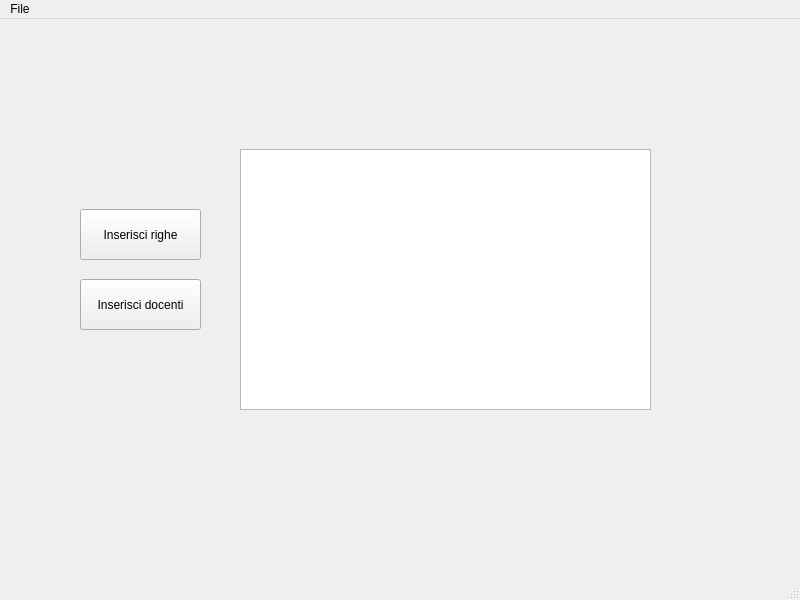
<?xml version="1.0" encoding="UTF-8"?>
<ui version="4.0">
 <class>MainWindow</class>
 <widget class="QMainWindow" name="MainWindow">
  <property name="geometry">
   <rect>
    <x>0</x>
    <y>0</y>
    <width>800</width>
    <height>600</height>
   </rect>
  </property>
  <property name="windowTitle">
   <string>MainWindow</string>
  </property>
  <widget class="QWidget" name="centralwidget">
   <widget class="QTableWidget" name="table1">
    <property name="geometry">
     <rect>
      <x>240</x>
      <y>130</y>
      <width>411</width>
      <height>261</height>
     </rect>
    </property>
   </widget>
   <widget class="QPushButton" name="push0">
    <property name="geometry">
     <rect>
      <x>80</x>
      <y>190</y>
      <width>121</width>
      <height>51</height>
     </rect>
    </property>
    <property name="text">
     <string>Inserisci righe</string>
    </property>
   </widget>
   <widget class="QPushButton" name="push1">
    <property name="geometry">
     <rect>
      <x>80</x>
      <y>260</y>
      <width>121</width>
      <height>51</height>
     </rect>
    </property>
    <property name="text">
     <string>Inserisci docenti</string>
    </property>
   </widget>
  </widget>
  <widget class="QMenuBar" name="menubar">
   <property name="geometry">
    <rect>
     <x>0</x>
     <y>0</y>
     <width>800</width>
     <height>22</height>
    </rect>
   </property>
   <widget class="QMenu" name="menuFile">
    <property name="title">
     <string>File</string>
    </property>
    <addaction name="actionOpen_file"/>
    <addaction name="actionOpen_project"/>
    <addaction name="actionNew_file"/>
    <addaction name="actionSave"/>
   </widget>
   <addaction name="menuFile"/>
  </widget>
  <widget class="QStatusBar" name="statusbar"/>
  <action name="actionOpen_file">
   <property name="text">
    <string>Open file</string>
   </property>
  </action>
  <action name="actionOpen_project">
   <property name="text">
    <string>Open project</string>
   </property>
  </action>
  <action name="actionNew_file">
   <property name="text">
    <string>New file</string>
   </property>
  </action>
  <action name="actionSave">
   <property name="text">
    <string>Save</string>
   </property>
  </action>
 </widget>
 <resources/>
 <connections/>
</ui>
